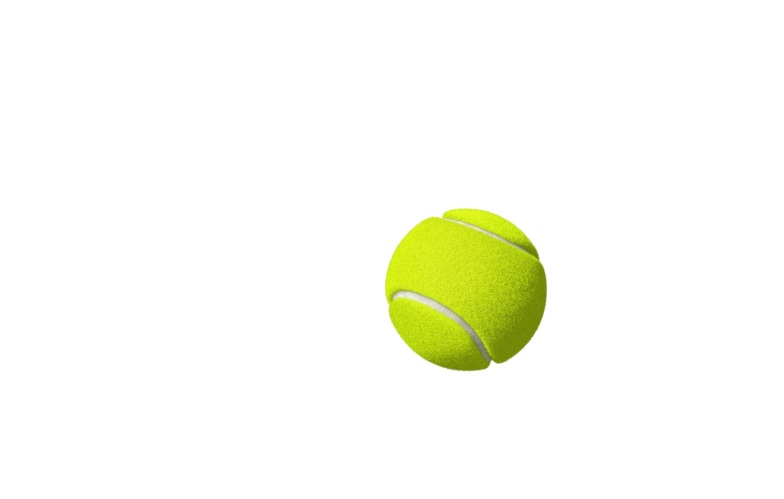
#> input picture 4. Ronny/2. Disciplina Eléctrica y Control/2.3 Vision Artificial/figura2.jpg, 784 x 499 px
$ jupyter execute figura2.ipynb
#> lines starting #> are read from the running program, lines starting #| are printed output that depends on the picture; after the words box and inside, x2 and y2 are one past the last pixel; in counts of white or black regions, pixels touching at a corner belong together
Se importan las librerias necesarias

[cell 1]
import cv2
import numpy as np
import matplotlib.pyplot as plt

Se lee la imagen a procesar y se cambia al mapa de color HSV para su segmentacion

[cell 2]
img = cv2.imread('figura2.jpg')
#> img is the input picture: shape (499, 784, 3); mean B, G, R 243, 252.3, 251.1
img = cv2.cvtColor(img, cv2.COLOR_BGR2RGB)
hsv = cv2.cvtColor(img, cv2.COLOR_BGR2HSV)
#> hsv: shape (499, 784, 3); mean H, S, V 5.3, 11.6, 252.3

Se establece los rangos de las capas HSV para la figura2(pelota), para su respectiva segmentacion.

[cell 3]
lower = np.array([22,7,0])
upper = np.array([179,255,255])

Se saca la respectiva mascara de las figura, esta imagen esta en binario, color blanco y negro.

[cell 4]
mask = cv2.inRange(hsv, lower, upper)
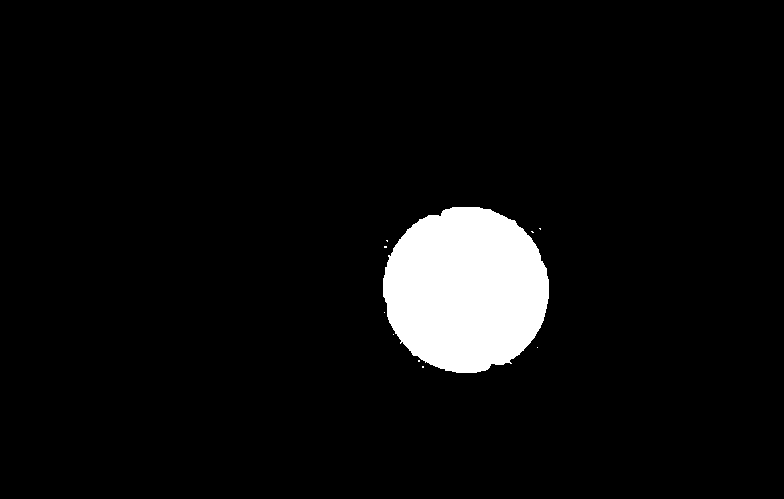
#> mask: shape (499, 784); 5.5% white; 10 white regions (9 under 20 px), largest, box (x1, y1, x2, y2) and area: (383, 207, 549, 373) 21624

Se hace una erosion y dilatacion para eliminar cualquier ruido que se produzca en la segmentacion.

[cell 5]
kernel = np.ones((3,3),np.uint8)
erosion = cv2.erode(mask, kernel, iterations = 1)
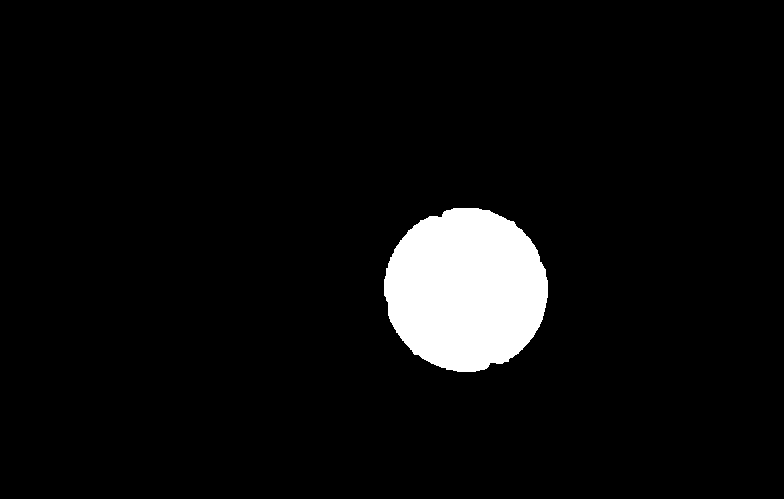
#> erosion: shape (499, 784); 5.4% white; 1 white region, box (x1, y1, x2, y2) and area: (384, 208, 548, 372) 20950
dilate = cv2.dilate(erosion, kernel, iterations = 1)
#> dilate: shape (499, 784); 5.5% white; 1 white region, box (x1, y1, x2, y2) and area: (383, 207, 549, 373) 21614
naranja = cv2.bitwise_and(img, img, mask=dilate)
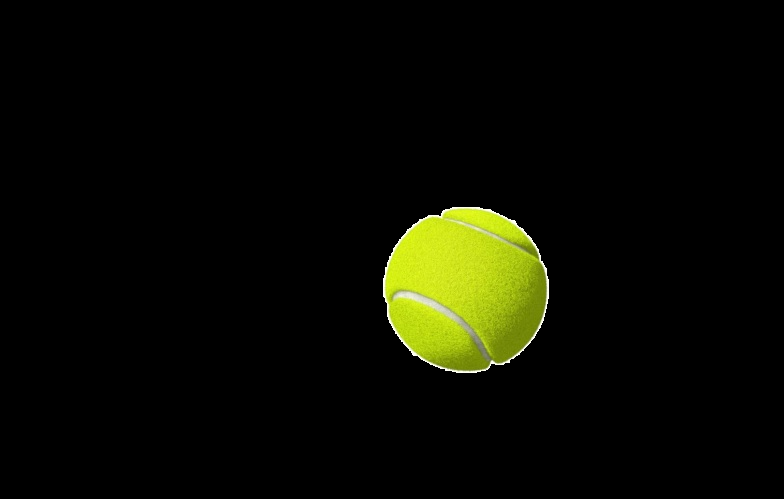
#> naranja: shape (499, 784, 3); mean R, G, B 10.1, 11.4, 2.1
x,y,w,h = cv2.boundingRect(dilate)
#> x = 383; y = 207; w = 166; h = 166

Se encierra a la figura en un rectangulo para ver si el pre-procesamiento resulto correcto y finalmente se plotea el resultado.

[cell 6]
cv2.putText(img,"Figura_2",(x,y-40),cv2.FONT_HERSHEY_COMPLEX,0.8,(0,255,255),2)
cv2.rectangle(img,(x,y),(x+w,y+h),(0,255,0),2)
cv2.circle(img,(x+round(w/2),y+round(h/2)), 8, (255, 0, 0), -1)
cv2.putText(img,"(x:"+str(x+round(w/2))+",y:"+str(y+round(h/2))+")",(x,y-10),cv2.FONT_HERSHEY_COMPLEX,0.8,(0,255,255),2)
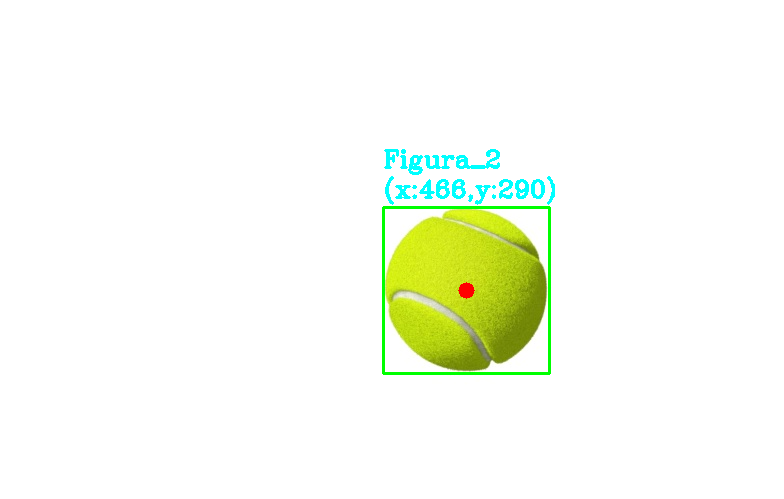
#> img: shape (499, 784, 3); mean R, G, B 248.1, 252.2, 241.8

plt.figure(figsize=(12.8,4.8))
plt.imshow(img)
plt.show

$ run again, with 4. Ronny/2. Disciplina Eléctrica y Control/2.3 Vision Artificial/figura1.jpg copied over 4. Ronny/2. Disciplina Eléctrica y Control/2.3 Vision Artificial/figura2.jpg
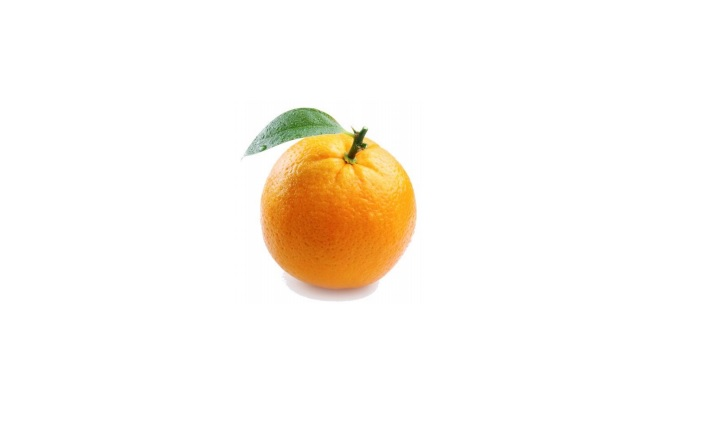
#> input picture 4. Ronny/2. Disciplina Eléctrica y Control/2.3 Vision Artificial/figura1.jpg, 724 x 440 px
#> img is the input picture: shape (440, 724, 3); mean B, G, R 241, 247.5, 252.3
#> hsv: shape (440, 724, 3); mean H, S, V 8.5, 13.2, 252.6
#> `mask = cv2.inRange(hsv, lower, upper)`:
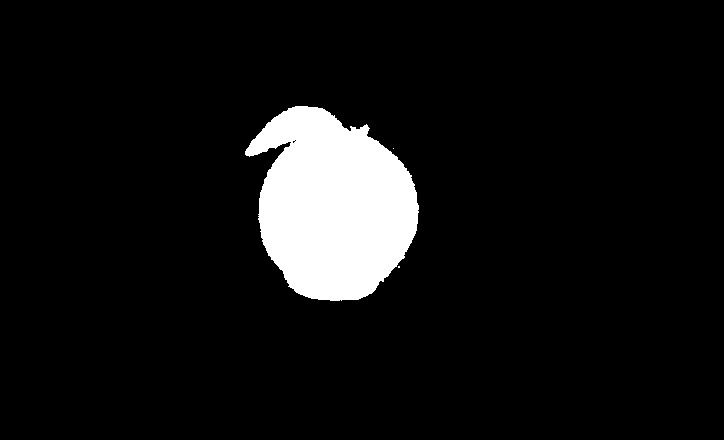
#> mask: shape (440, 724); 7.5% white; 3 white regions (2 under 20 px), largest, box (x1, y1, x2, y2) and area: (245, 106, 419, 301) 23852
#> erosion: shape (440, 724); 7.2% white; 1 white region, box (x1, y1, x2, y2) and area: (246, 107, 418, 300) 22963
#> dilate: shape (440, 724); 7.5% white; 1 white region, box (x1, y1, x2, y2) and area: (245, 106, 419, 301) 23823
#> x = 245; y = 106; w = 174; h = 195
#> `cv2.putText(img,"(x:"+str(x+round(w/2))+",y:"+str(y+round(h/2))+")",(x..`:
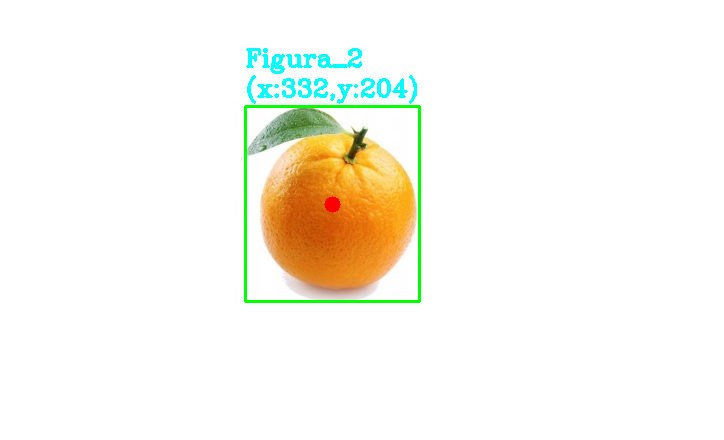
#> img: shape (440, 724, 3); mean R, G, B 248.5, 247.4, 239.3

$ run again, with 4. Ronny/2. Disciplina Eléctrica y Control/2.3 Vision Artificial/images.jpg copied over 4. Ronny/2. Disciplina Eléctrica y Control/2.3 Vision Artificial/figura2.jpg
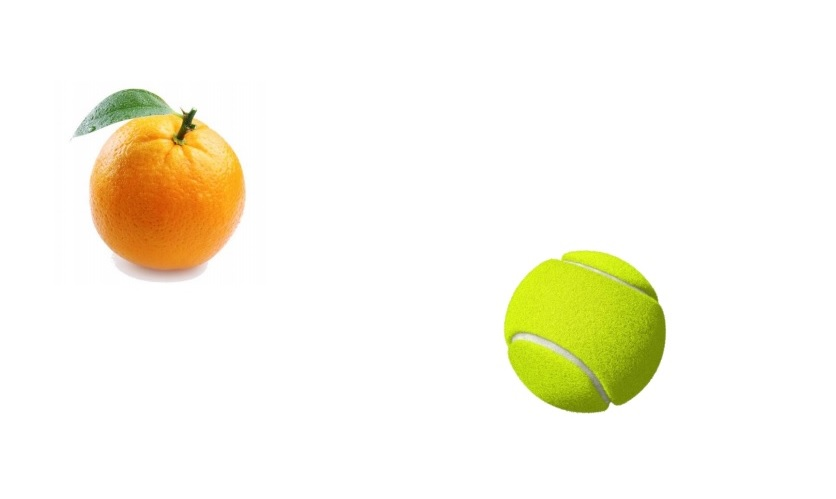
#> input picture 4. Ronny/2. Disciplina Eléctrica y Control/2.3 Vision Artificial/images.jpg, 836 x 499 px
#> img is the input picture: shape (499, 836, 3); mean B, G, R 233.1, 246.7, 249.2
#> hsv: shape (499, 836, 3); mean H, S, V 11.8, 20.9, 250.6
#> `mask = cv2.inRange(hsv, lower, upper)`:
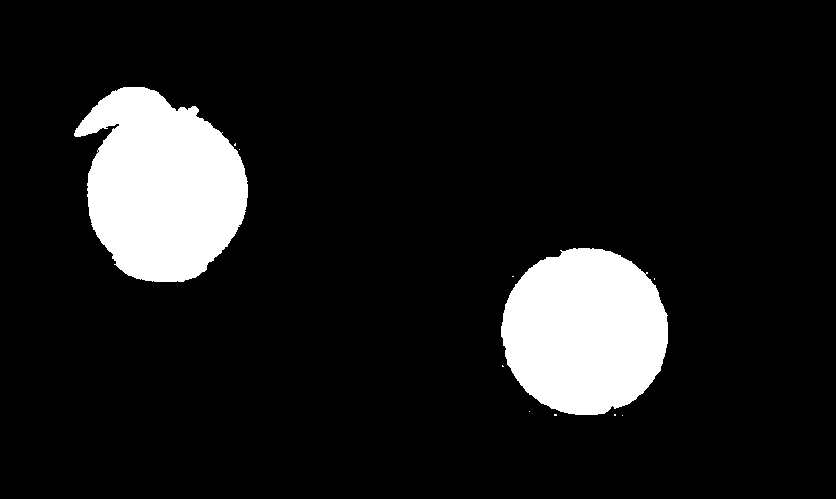
#> mask: shape (499, 836); 11% white; 11 white regions (9 under 20 px), largest, box (x1, y1, x2, y2) and area: (74, 87, 248, 282) 24078, (501, 248, 668, 415) 21877
#> erosion: shape (499, 836); 10.6% white; 2 white regions, box (x1, y1, x2, y2) and area: (75, 88, 247, 281) 23205, (502, 249, 667, 414) 21193
#> dilate: shape (499, 836); 11% white; 2 white regions, box (x1, y1, x2, y2) and area: (74, 87, 248, 282) 24059, (501, 248, 668, 415) 21865
#> x = 74; y = 87; w = 594; h = 328
#> `cv2.putText(img,"(x:"+str(x+round(w/2))+",y:"+str(y+round(h/2))+")",(x..`:
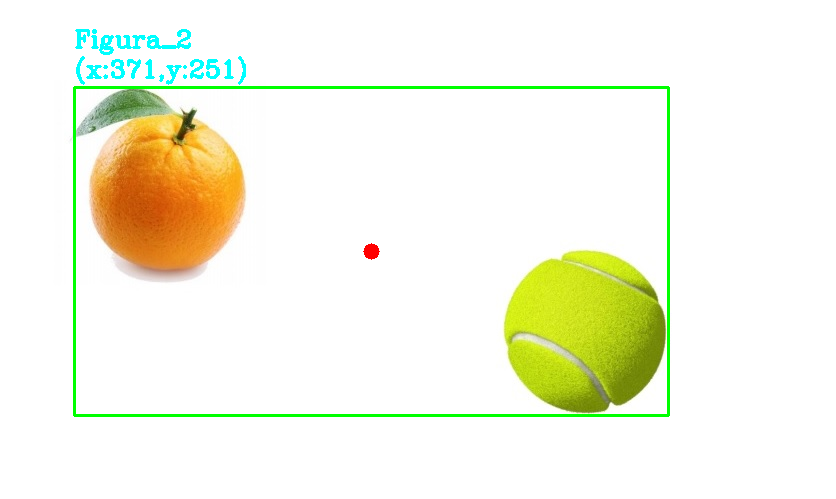
#> img: shape (499, 836, 3); mean R, G, B 244.4, 246.6, 229.6
